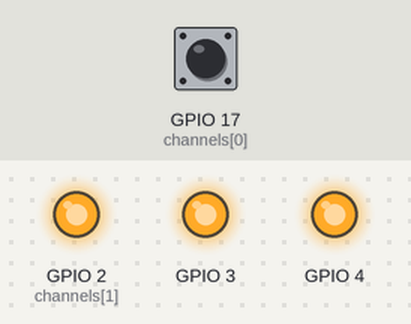
Bench run of a program on a simulated Raspberry Pi (BCM pin numbers). On the bench: output pins drawn as LEDs (lit = HIGH). Inputs (shaded band) come from the test bench; at power-on: GPIO 17 (channels[0]) LOW.

Above: at 1.2 s.
1.3 s: GPIO 17 (channels[0]) driven HIGH
At 2.0 s:
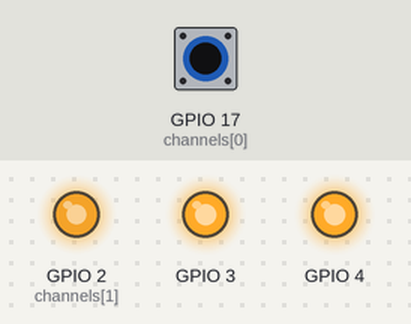
2.8 s: GPIO 17 (channels[0]) pulsed LOW 5 times (0.12 s each, 0.3 s apart)
At 3.37 s:
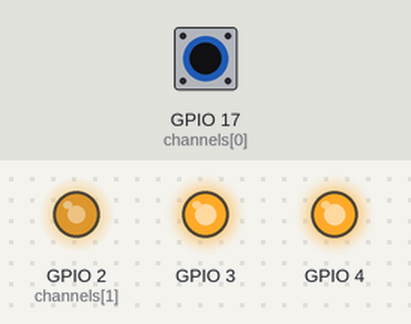
At 4.8 s:
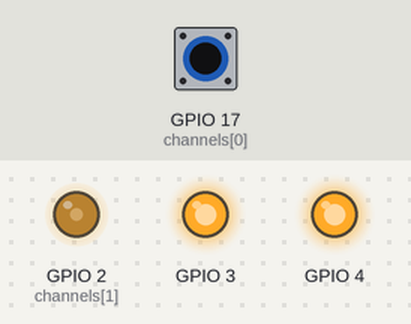
Timing chart, 0 to 6.3 s (numbered marks = the images above; inputs shaded):
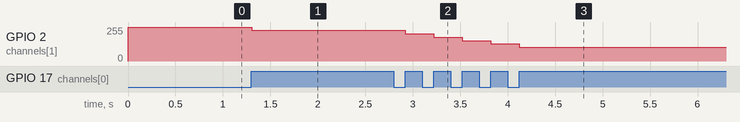

Measured:
- after the input at 1.3 s, GPIO 2 (channels[1]): 255/255 → 230/255 at once
- after the input at 2.8 s, GPIO 2 (channels[1]): moves from 230/255 to 102/255 over 1.2 s, starting after 0.12 s

The program:

z5.py
```python
try:
    import RPi.GPIO as GPIO
except RuntimeError:
    print("Unable to import RPi.GPIO library. Run your script using 'sudo'")

from time import sleep

GPIO.setmode(GPIO.BCM)

GPIO.setup(17, GPIO.IN)
GPIO.setup(2, GPIO.OUT)
GPIO.setup(3, GPIO.OUT)
GPIO.setup(4, GPIO.OUT)
GPIO.output(3, True)
GPIO.output(4, True)

channels = [17, 2]

led = GPIO.PWM(channels[1], 1000)
led.start(100)
currentDuty = 100

while True:
    if GPIO.input(channels[0]):
        currentDuty = currentDuty - 10
        if currentDuty == 0:
            currentDuty = 100
        led.ChangeDutyCycle(currentDuty)
        while GPIO.input(channels[0]):
            pass

    sleep(0.01)
```
